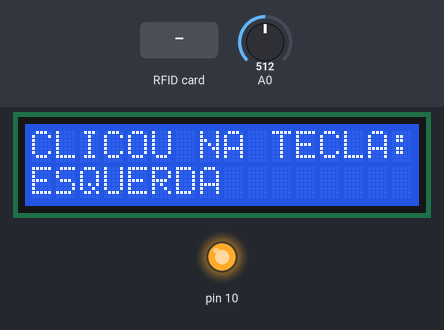
Bench run of a sketch on a simulated Arduino Uno, built with avr-gcc and run on an emulated ATmega328P. Shown: 16×2 character LCD, output pins drawn as LEDs (lit = HIGH). The test bench sets the inputs (shaded band); at power-on: A0 = 512. Pins used as bus, display or sensor lines are not drawn; what the sketch prints to the serial monitor is not drawn.

Above: at 1.3 s.
1.4 s: RFID card 36 FA B3 C3 held to the reader
At 3.1 s:
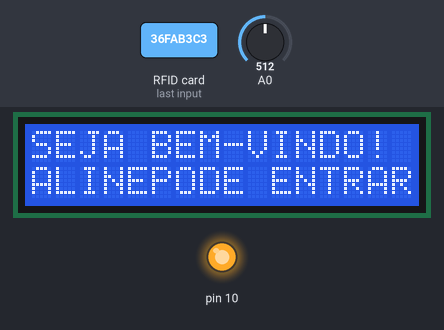
8.3 s: A0 set to 610
At 12.0 s:
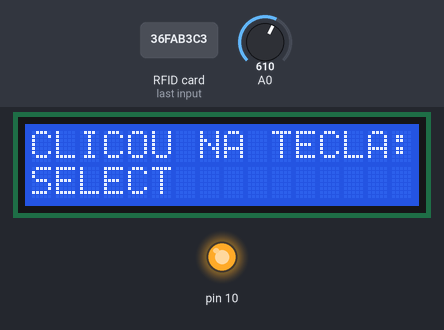
15.2 s: RFID card 76 F0 DF 1F held to the reader
At 16.6 s:
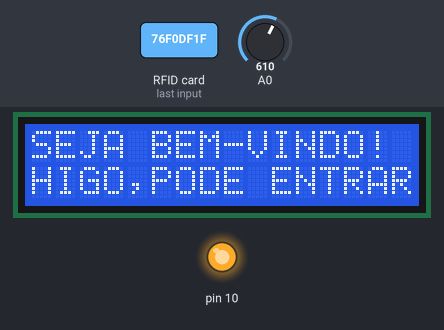
21.7 s: A0 set to 390
At 24.6 s:
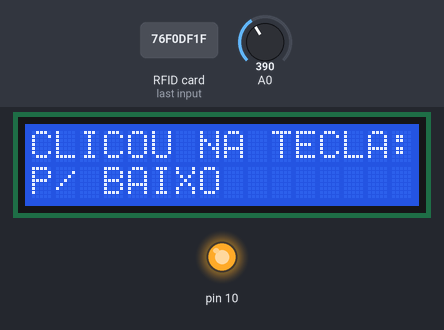
28.6 s: A0 set to 190
At 32.1 s:
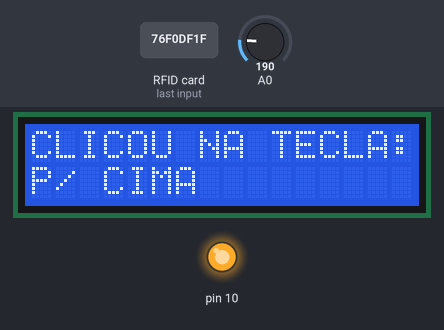
35.4 s: A0 set to 90
At 37.2 s:
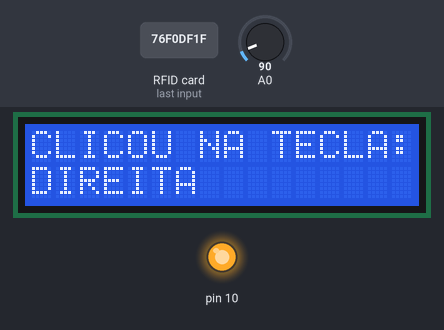
Timing chart, 0 to 38.7 s (numbered marks = the images above; inputs shaded):
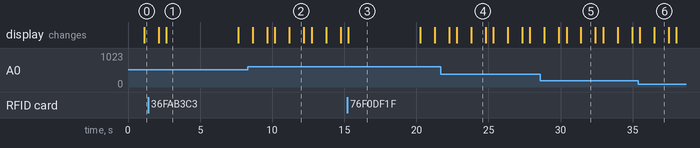

Measured:
- after the input at 1.4 s, the display: first differs from a run without the input after 1.3 s (image 1)
- after the input at 8.3 s, the display: first differs from a run without the input after 2.9 s (image 2)
- after the input at 15.2 s, the display: changes after 0.06 s (image 3)
- after the input at 21.7 s, the display: first differs from a run without the input after 2.1 s (image 4)
- after the input at 28.6 s, the display: first differs from a run without the input after 2.8 s (image 5)
- after the input at 35.4 s, the display: first differs from a run without the input after 1.1 s (image 6)
- what the display in image 1 shows lasts 5.0 s, from 2.7 s to 7.7 s

The sketch:

rom_keypad_RFID522_fechadura_arduinoUNO.ino
```cpp
/* PROGRAMA: CONTROLE DE ACESSO
   AUTOR : HIGO RICARDO

  INSTAGRAM @ogih_
*/

#include <LiquidCrystal.h>
#include <MFRC522.h>
#include <SPI.h>
#include <Wire.h>

#define pinSDA 3
#define pinRST 2
MFRC522 mfrc522(pinSDA, pinRST);
/* O pino SCK deve ligar na porta 13 da Shield LCD
   O pino MOSI deve ligar na porta 11 da Shield LCD
   O pino MISO deve ligar na porta 12 da Shield LCD
   O pino NC – DESLIGADO
   O pino GND deve ligar no pino GND da Shield LCD
   O pino SDA deve ligar na porta 3 da Shield LCD
   O pino RST deve ligar na porta 2 da Shield LCD
   O pino 3.3V deve ligaro na saída 3.3v da Shiled LCD
*/

LiquidCrystal keypad(8, 9, 4, 5, 6, 7);

char st[20];
const int solenoide = 1;
// Apenas a porta 0 restou livre;

bool acesso = false;
int alarm = 0;
uint8_t alarmStat = 0;
uint8_t maxError = 5;

void setup()
{
  Serial.begin(9600);
  SPI.begin();
  mfrc522.PCD_Init(); // Inicia MFRC522
  keypad.begin(16, 2);

  pinMode(solenoide, OUTPUT);
  digitalWrite(solenoide, LOW);


}

void loop() {

  if (alarm >= maxError) {
    alarmStat = 1;
  }
  int teclado;
  teclado = analogRead(0);  //Leitura do valor da porta analogica A0

  if (teclado < 100) {
    keypad.clear();
    keypad.setCursor(0, 0);
    keypad.print("CLICOU NA TECLA:");
    keypad.setCursor(0, 1);
    delay (1000);
    keypad.print ("DIREITA");
    delay(1000);

  }
  else if (teclado < 200) {
    keypad.clear();
    keypad.setCursor(0, 0);
    keypad.print("CLICOU NA TECLA:");
    keypad.setCursor(0, 1);
    delay (1000);
    keypad.print ("P/ CIMA");
    delay(1000);

  }
  else if (teclado < 400) {
    keypad.clear();
    keypad.setCursor(0, 0);
    keypad.print("CLICOU NA TECLA:");
    delay (1000);
    keypad.setCursor(0, 1);
    keypad.print ("P/ BAIXO");
    delay(1000);

  }
  else if (teclado < 600) {
    keypad.clear();
    keypad.setCursor(0, 0);
    keypad.print("CLICOU NA TECLA:");
    keypad.setCursor(0, 1);
    delay (1000);
    keypad.setCursor(0, 1);
    keypad.print ("ESQUERDA");
    delay(1000);
    keypad.clear();
  }
  else if (teclado < 800) {
    keypad.clear();
    keypad.setCursor(0, 0);
    keypad.print("CLICOU NA TECLA:");
    keypad.setCursor(0, 1);
    delay (1000);
    keypad.setCursor(0, 1);
    keypad.print ("SELECT");
    delay(1000);

  }

  if (alarmStat == 0) {
    keypad.clear();
    keypad.setCursor (0, 0);
    keypad.print(F("ACESSO RESTRITO"));
    keypad.setCursor (0, 1);
    keypad.print("PASSE O CARTAO!");
    delay(500);

    if ( ! mfrc522.PICC_IsNewCardPresent())    {
      return;
    }
    // Procede a leitura do card
    if ( ! mfrc522.PICC_ReadCardSerial())    {
      return;
    }
    //Mostra ID no Monitor Serial
    String conteudo = "";
    Serial.println();
    Serial.println("Mensagem: ");
    Serial.print("O ID do cartão ou chaveiro RFID é: ");
    byte letra;
    for (byte i = 0; i < mfrc522.uid.size; i++)
    {
      Serial.print(mfrc522.uid.uidByte[i] < 0x10 ? " 0" : " ");
      Serial.print(mfrc522.uid.uidByte[i], HEX);
      conteudo.concat(String(mfrc522.uid.uidByte[i] < 0x10 ? " 0" : " "));
      conteudo.concat(String(mfrc522.uid.uidByte[i], HEX));
    }
    conteudo.toUpperCase();
    if (conteudo.substring(1) == "36 FA B3 C3") //UID 1 - Chaveiro
    {
      Serial.println("Oi, Aline!");
      Serial.println();
      keypad.clear();
      keypad.setCursor(0, 0);
      keypad.print(F("SEJA BEM-VINDO!"));
      keypad.setCursor(0, 1);
      keypad.print(F("ALINE,"));
      digitalWrite(solenoide, HIGH);
      keypad.setCursor(5, 1);
      keypad.print(F("PODE ENTRAR"));
      delay(4000);
      digitalWrite(solenoide, LOW);
      delay(1000);
    }
    if (conteudo.substring(1) == "76 F0 DF 1F") //UID 2 - Cartao
    {
      Serial.println("Oi, Higo!");
      Serial.println();
      keypad.clear();
      keypad.setCursor(0, 0);
      keypad.print(F("SEJA BEM-VINDO!"));
      keypad.setCursor(0, 1);
      keypad.print(F("HIGO,"));
      digitalWrite(solenoide, HIGH);
      keypad.setCursor(5, 1);
      keypad.print(F("PODE ENTRAR"));
      delay(4000);
      digitalWrite(solenoide, LOW);
      delay(1000);
    }


    alarmStat = 0;
    alarm = 0;
  }
}
```
